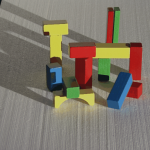
#> input picture blocks_L-150x150.png, 150 x 150 px
$ python 'John Bodoh Computer Vision Assignment 4.py'
#> lines starting #> are read from the running program, lines starting #| are printed output that depends on the picture
# John Bodoh Computer Vision Assignment 4
# Implement SIFT feature extraction algorithm

import numpy as np
import cv2 as cv

"""
Returns scale space for a given image as a tuple of tuples, where each tuple within the main tuple contains the images of a single octave.
Each octave consists of multiple "scales" of the given image, where each scale is a Gaussian blur of the image which uses a sigma value k times the sigma value used for the previous scale.
For each successive octave, the image that is used is the image used in the previous octave, resized to half of its previous size.
"""
# first starting sigma can be 1.6 or half of 2^(1/2)
# starting sigma for each new octave should be middle sigma value used for previous octave
def create_scale_space(img: np.ndarray, num_octaves: int = 4, num_scales: int = 5, sigma: float = 1.6, k: float = 1.414214) -> tuple[tuple[np.ndarray, ...], ...]:
    middle_scale = num_scales//2 # We use integer division as the floor of the true quotient will be the value of the looping variable when the middle scale is encountered
    octave_list = [[] for _ in range(num_octaves)]
    img_scaled = img.copy()
    current_sigma = sigma
    for octave_index in range(num_octaves):
        for scale_index in range(num_scales):
            octave_list[octave_index].append(cv.GaussianBlur(img_scaled,(0,0),current_sigma))
            if(scale_index == middle_scale):
                next_sigma = current_sigma
            current_sigma = k*current_sigma
        current_sigma = next_sigma
        img_scaled = cv.resize(img_scaled, (int(img_scaled.shape[0]/1.414), int(img_scaled.shape[1]/1.414)))
    return(space_list_to_tuple(octave_list))


"""
This function takes a scale space tuple and returns a LoG (Laplacian of Gaussian) space represented as a tuple of tuples, where each tuple within the main tuple consists of the LoG images of its respective octave.
LoG is calculated using Difference of Gaussians, where, for each image in each octave, a LoG image is produced by subtracting the image below from it.
"""
def create_log_space(scale_space: tuple[tuple[np.ndarray, ...], ...]) -> tuple[tuple[np.ndarray, ...], ...]:
    octave_list = [[] for _ in range(len(scale_space))]
    for octave_index in range(len(scale_space)):
        for scale_index in range(len(scale_space[octave_index]) - 1): # One less DoG image per octave than scaled image
            octave_list[octave_index].append(np.subtract(scale_space[octave_index][scale_index+1], scale_space[octave_index][scale_index]))
    return(space_list_to_tuple(octave_list))


"""
This function takes a log space tuple and checks, for every pixel excluding the ones in the top and bottom scales, whether it has the largest or smallest pixel value among its 26 neighbors.
All pixels that are larger or smaller than their neighbors by more than the given threshold are recorded in the dictionary returned by the function.
The dictionary has key values consisting of tuples containing the x and y coordinates of the point, its scale number, and its octave number respectively, and it has values corresponding to the difference in values the pixel has to its closest neighbor.
Positive values indicate that the given point is a maximum among its neighbors, while negative values indicate that the given point is a minimum among its neighbors.
"""
def create_min_max_dict(log_space: tuple[tuple[np.ndarray, ...], ...], threshold: int = 0) -> dict[tuple[int, int, int, int], int]:
    min_max_dict = {}
    # 3D sliding window
    for octave_index in range(len(log_space)):
        for scale_index in range(1, len(log_space[octave_index]) - 1): # Exclude top and bottom DoG images
            for global_x in range(1, log_space[octave_index][scale_index].shape[0] - 1): # Do not iterate through border pixels
                for global_y in range(1, log_space[octave_index][scale_index].shape[1] - 1): # Do not iterate through border pixels
                    current_pixel_value = log_space[octave_index][scale_index].item((global_x, global_y))
                    # check neighbors within 3D sliding window
                    larger_value_found = False
                    largest_neighbor_value = 0
                    smaller_equal_value_found = False
                    smallest_neighbor_value = 255
                    not_min_max = False
                    for window_x_offset in range(-1, 2):
                        for window_y_offset in range(-1, 2):
                            for window_scale_offset in range(-1, 2):
                                window_pixel_value = log_space[octave_index][scale_index + window_scale_offset].item((global_x + window_x_offset, global_y + window_y_offset))
                                if(window_pixel_value > current_pixel_value):
                                    larger_value_found = True
                                elif(window_pixel_value <= current_pixel_value):
                                    smaller_equal_value_found = True
                                if(larger_value_found and smaller_equal_value_found):
                                    not_min_max = True
                                    break
                                if(not window_x_offset and not window_y_offset and not window_scale_offset): # Do not include current pixel when calculating largest values of neighbors
                                    break
                                if(window_pixel_value > largest_neighbor_value):
                                    largest_neighbor_value = window_pixel_value
                                if(window_pixel_value < smallest_neighbor_value):
                                    smallest_neighbor_value = window_pixel_value
                            if(not_min_max):
                                break
                        if(not_min_max):
                            break
                    if(not_min_max):
                        break
                    elif((not larger_value_found) and (current_pixel_value - largest_neighbor_value > threshold)):
                        min_max_dict.update({(global_x, global_y, scale_index, octave_index): current_pixel_value - largest_neighbor_value})
                    elif((not smaller_equal_value_found) and (smallest_neighbor_value - current_pixel_value > threshold)):
                        min_max_dict.update({(global_x, global_y, scale_index, octave_index): current_pixel_value - smallest_neighbor_value})
    return min_max_dict


"""
This function takes a min_max_dict as well as a scale space tuple, along with values of sigma and k, and outputs a tuple of all keypoint objects, performing orientation assignment.
"""
def create_keypoints(min_max_dict: dict[tuple[int, int, int, int], int], scale_space: tuple[tuple[np.ndarray, ...], ...], sigma: float = 1.6, k: float = 1.414214) -> tuple[cv.KeyPoint, ...]:
    keypoint_coord_list = list(min_max_dict)
    num_octaves = len(scale_space)
    octave_starting_index_list = []
    octave_starting_index_list.append(sigma)
    keypoint_object_list = []
    for octave_index in range(1, num_octaves):
        octave_starting_index_list.append((num_octaves//2)*k*octave_starting_index_list[octave_index - 1])
    for point in range(len(keypoint_coord_list)):
        point_x_coord = keypoint_coord_list[point][0]
        point_y_coord = keypoint_coord_list[point][1]
        point_scale = keypoint_coord_list[point][2]
        point_octave = keypoint_coord_list[point][3]
        scale_sigma = (point_scale + 1)*octave_starting_index_list[point]
        window_sigma = 1.5*scale_sigma
        window_side_length = int(6.66*window_sigma - 2.22) # The cv2.getGaussianKernel() function, for a given side length value ksize, calculates a sigma value using the equation 0.3*((ksize-1)*0.5 - 1) + 0.8. Solving for ksize, we can calculate a side length of a Gaussian kernel from a given sigma using 6.66*sigma - 2.22
        if(window_side_length % 2 == 0): # window_size_length must be odd
            window_side_length = window_side_length + 1
        window_radius = window_side_length//2
        if(window_radius + 1 > point_x_coord or window_radius + 1 > point_y_coord or window_radius + 1 > len(scale_space[point_octave][point_scale]) - point_x_coord or window_radius + 1 > len(scale_space[point_octave][point_scale]) - point_y_coord): # Do not make keypoint if given point is too close to edge to be centered in an appropriately-sized window
            break
        angle_bin_dict = {k: 0.0 for k in range(36)}
        for window_x_offset in range(-window_radius, window_radius + 1):
            for window_y_offset in range(-window_radius, window_radius + 1):
                x_derivative = scale_space[point_octave][point_scale].item((point_x_coord + window_x_offset + 1, point_y_coord + window_y_offset)) - scale_space[point_octave][point_scale].item((point_x_coord + window_x_offset - 1, point_y_coord + window_y_offset))
                y_derivative = scale_space[point_octave][point_scale].item((point_x_coord + window_x_offset, point_y_coord + window_y_offset + 1)) - scale_space[point_octave][point_scale].item((point_x_coord + window_x_offset, point_y_coord + window_y_offset - 1))
                magnitude = ((x_derivative**2 + y_derivative**2)**0.5)*magnitude_gaussian_weight(window_x_offset, window_y_offset, window_sigma)
                direction = int(np.arctan(float(y_derivative/x_derivative)))
                angle_bin_dict[direction//10] = angle_bin_dict[direction//10] + magnitude
        primary_vector_magnitude = 0
        secondary_vector_direction_list = []
        secondary_vector_magnitude_list = []
        for bin_index in range(36):
            if(angle_bin_dict[bin_index] > primary_vector_magnitude):
                primary_vector_bin = bin_index
        primary_vector_direction = primary_vector_bin + 5
        primary_vector_magnitude = angle_bin_dict[primary_vector_bin]
        for bin_index in range(36):
            if(angle_bin_dict[bin_index] >= primary_vector_magnitude*0.8):
                secondary_vector_direction_list.append(bin_index + 5)
                secondary_vector_magnitude_list.append(angle_bin_dict[bin_index])
        keypoint_object_list.append(cv.KeyPoint(point_x_coord, point_y_coord, window_side_length, primary_vector_direction, 0, point_octave))
        for vector_index in range(len(secondary_vector_direction_list)):
            keypoint_object_list.append(cv.KeyPoint(point_x_coord, point_y_coord, window_side_length, secondary_vector_direction_list[vector_index], 0, point_octave))
    return tuple(keypoint_object_list)

def magnitude_gaussian_weight(x: int, y: int, sigma: float) -> float:
    return(float(1/(2*3.141593))*np.exp(float(-0.5*(x*x + y*y)))/sigma**2)

# Converts a list of lists of images, representing an image space, to a tuple of tuples of images
def space_list_to_tuple(space_list: list[list[np.ndarray]]) -> tuple[tuple[np.ndarray, ...], ...]:
    return(tuple(tuple(octave) for octave in space_list))

# Loads image as grayscale
def load_image(imgpath: str) -> np.ndarray:
    return(cv.imread(imgpath, cv.IMREAD_GRAYSCALE))

# Display all images in given space
def display_space_images(space: tuple[tuple[np.ndarray, ...], ...]):
    for i in range(len(space)):
        for j in range(len(space[i])):
            cv.imshow('%d, %d'.format(i, j), space[i][j])
            cv.waitKey(-1)

def create_scale_space_test(imgpath: np.ndarray):
    img = load_image(imgpath)
    scale_space = create_scale_space(img)
    display_space_images(scale_space)

def create_log_space_test(imgpath: np.ndarray):
    img = load_image(imgpath)
    scale_space = create_scale_space(img)
    log_space = create_log_space(scale_space)
    display_space_images(log_space)

def create_min_max_dict_test(imgpath: np.ndarray):
    img = load_image(imgpath)
    scale_space = create_scale_space(img)
    log_space = create_log_space(scale_space)
    min_max_dict = create_min_max_dict(log_space)
    print(min_max_dict)

# Check and compare output of built-in SIFT function
def sift_test(imgpath: np.ndarray):
    imggray = load_image(imgpath)
    img = cv.imread(imgpath, cv.IMREAD_COLOR)
    sift = cv.SIFT_create()
    kp = sift.detect(imggray, None)
    cv.imshow('SIFT Test', cv.drawKeypoints(imggray, kp, img))
    cv.waitKey(-1)

def main():
    imggray = load_image('blocks_L-150x150.png')
#> in load_image, `return(cv.imread(imgpath, cv.IMREAD_GRAYSCALE))`:
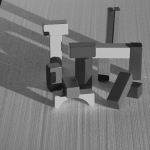
#> returned value: shape (150, 150); min 18, max 193, mean 119.2
    img = cv.imread('blocks_L-150x150.png', cv.IMREAD_COLOR)
#> img is the input picture: shape (150, 150, 3); mean B, G, R 105.5, 118.7, 127.2
    scale_space = create_scale_space(imggray)
#> the loop in create_scale_space, `for octave_index in range(num_octaves):` made 4 passes
#> pass 1, in create_scale_space, `img_scaled = cv.resize(img_scaled, (int(img_scaled.shape[0]/1.414), in..`:
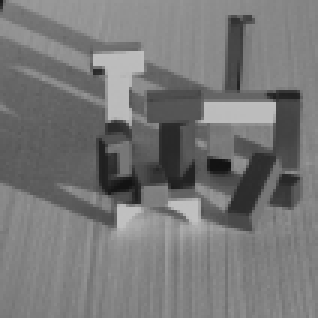
#> img_scaled: shape (106, 106) (shown 3 times larger); min 18, max 193, mean 119.1
#> pass 2, in create_scale_space, `img_scaled = cv.resize(img_scaled, (int(img_scaled.shape[0]/1.414), in..`:
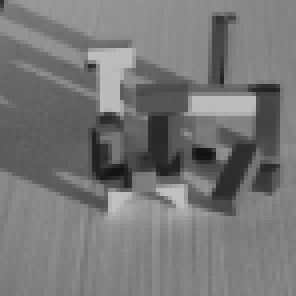
#> img_scaled: shape (74, 74) (shown 4 times larger); min 18, max 192, mean 118.9
#> pass 3, in create_scale_space, `img_scaled = cv.resize(img_scaled, (int(img_scaled.shape[0]/1.414), in..`:
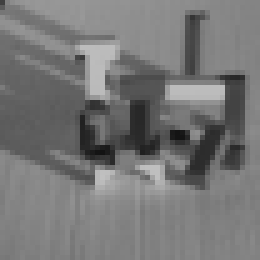
#> img_scaled: shape (52, 52) (shown 5 times larger); min 19, max 192, mean 118.8
#> after the loop in create_scale_space, `for octave_index in range(num_octaves):`:
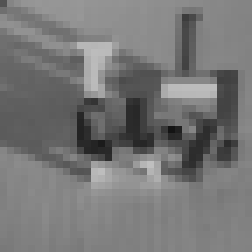
#> img_scaled: shape (36, 36) (shown 7 times larger); min 20, max 191, mean 118.7
    log_space = create_log_space(scale_space)
#> in create_log_space, `octave_list = [[] for _ in range(len(scale_space))]`: octave_list = [[], [], [], []]
#> the loop in create_log_space, `for octave_index in range(len(scale_space)):` made 4 passes
    min_max_dict = create_min_max_dict(log_space)
#> the loop in create_min_max_dict, `for octave_index in range(len(log_space)):` made 4 passes
#> after the loop in create_min_max_dict, `for octave_index in range(len(log_space)):`: min_max_dict = {(105, 1, 2, 0): 1}
#> min_max_dict = {(105, 1, 2, 0): 1}
    kp = create_keypoints(min_max_dict, scale_space)
#> in create_keypoints, `keypoint_coord_list = list(min_max_dict)`: keypoint_coord_list = [(105, 1, 2, 0)]
#> in create_keypoints, `num_octaves = len(scale_space)`: num_octaves = 4
#> after the loop in create_keypoints, `for octave_index in range(1, num_octaves):`: octave_starting_index_list = [1.6, 4.53, 12.8, 36.2]
#> the loop in create_keypoints, `for point in range(len(keypoint_coord_list)):` made 1 pass
#> (point_x_coord, point_y_coord, point_scale, point_octave, scale_sigma, window_sigma, window_side_length, window_radius) on pass 1: (105, 1, 2, 0, 4.8, 7.2, 45, 22)
#> after the loop in create_keypoints, `for point in range(len(keypoint_coord_list)):`: keypoint_object_list = []
#> kp = ()
    cv.imshow('SIFT Keypoints', cv.drawKeypoints(imggray, kp, img))
    cv.waitKey(-1)

if __name__ == '__main__':
    main()
